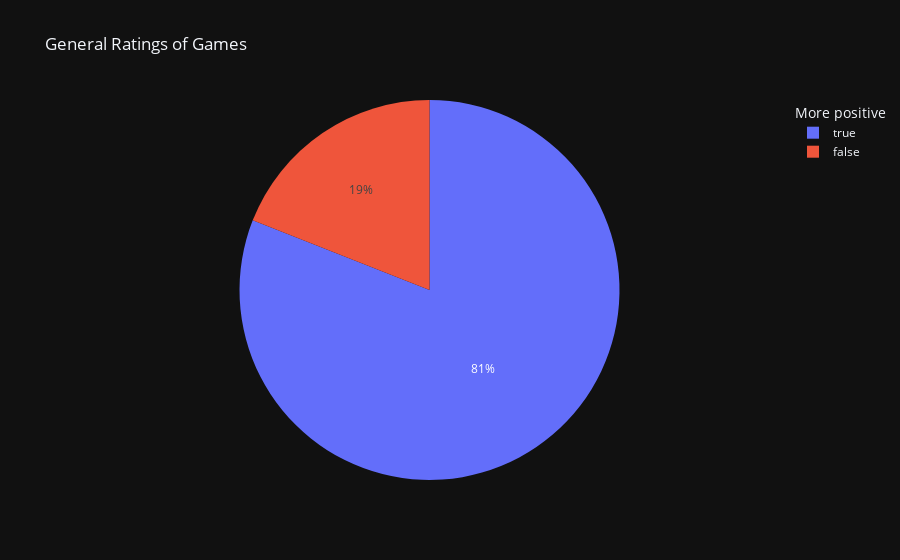

This figure's notebook cell:
### Code cell
# pie chart of the number of games with more positive ratings than negative ratings

fig = px.pie(games, names=games['positive_ratings'] > games['negative_ratings'], title='General Ratings of Games')
fig.update_legends(title = 'More positive')
fig.show()

# Written by Braydon

### Figure 1 — Plotly figure (JSON) as saved in the notebook; plotly's stock layout.template omitted (floating-point values rounded to 4 significant figures; data arrays with more than 128 entries replaced by an {"elided": "..."} marker saying what was removed)
{"data": [{"domain": {"x": [0.0, 1.0], "y": [0.0, 1.0]}, "hovertemplate": "label=%{label}<extra></extra>", "labels": {"elided": "27075 bool values"}, "legendgroup": "", "name": "", "showlegend": true, "type": "pie"}], "layout": {"legend": {"tracegroupgap": 0, "title": {"text": "More positive"}}, "title": {"text": "General Ratings of Games"}}}
